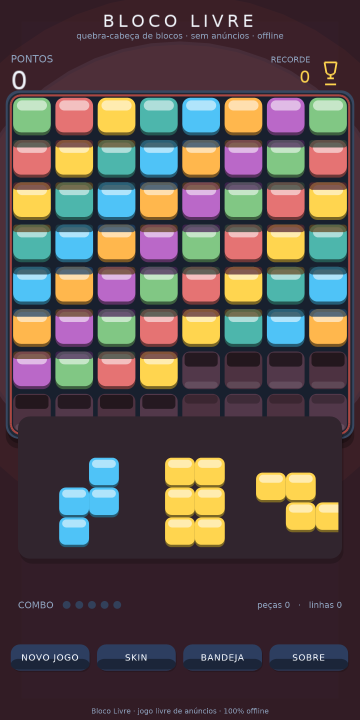
#> input picture screenshots/06_full.png, 720 x 1440 px, found by its file name (shown at 1/2 size)
$ python r6_danger.py
#> lines starting #> are read from the running program, lines starting #| are printed output that depends on the picture
### scripts/r6_forensics_lib.py
#!/usr/bin/env python3
"""R6 brutal art-director forensics: PIL-only pixel measurements (no rendering available)."""
import os, sys, math, json
from collections import Counter
from PIL import Image

R6 = '/home/z/my-project/critic_shots/r6'
R5 = '/home/z/my-project/critic_shots/r5'
CROPS = '/tmp/critic_crops_r6'
os.makedirs(CROPS, exist_ok=True)

def load(name, root=R6):
#> called with name = '06_full.png', root = '/home/z/my-project/critic_shots/r6'
    return Image.open(os.path.join(root, name)).convert('RGB')
#> returned value is the input picture: PIL image 720x1440 RGB; mean R, G, B 88.9, 77.7, 76.8

def px(im):
    return im.load()

def clamp(v): return max(0, min(255, v))

def lum(p): return 0.2126*p[0] + 0.7152*p[1] + 0.0722*p[2]

# [9 lines left out: function hue_deg, not called in this run]

def is_goldish(p, tol=42):
    r, g, b = p
    return r > 150 and g > 110 and b < 160 and r > b + 40 and g > b + 20 and abs(r - g) < 90

def is_cyanish(p):
    r, g, b = p
    return g > 120 and b > 120 and b > r + 40 and g > r + 30

def stats(im, box):
#> called with box = (20, 190, 696, 866)
    im2 = im.crop(box)
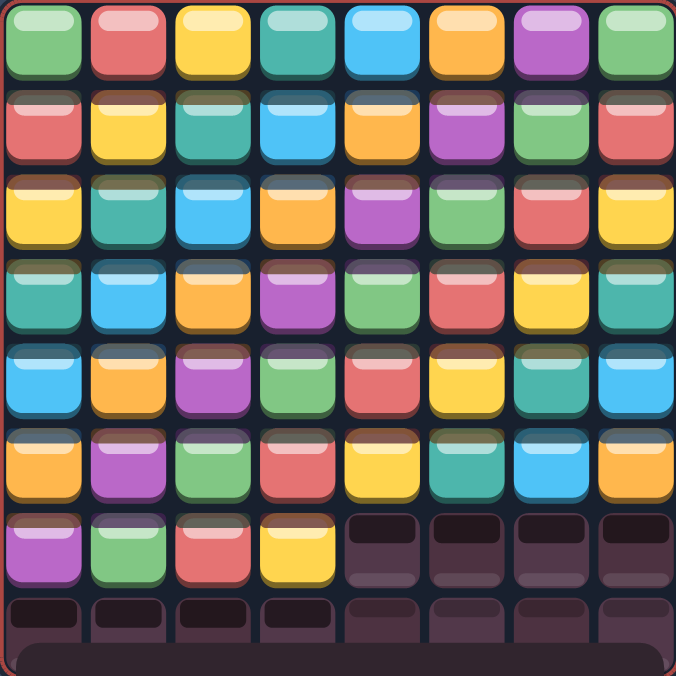
#> im2: PIL image 676x676 RGB; mean R, G, B 116, 111.3, 103.7
    w, h = im2.size
#> w = 676; h = 676
    data = list(im2.getdata())
#> data = 456976 items
    lums = [lum(p) for p in data]
#> lums = 456976 items
    n = len(lums)
#> n = 456976
    return {
        'box': box, 'n': n,
        'mean_lum': sum(lums)/n,
        'p10': sorted(lums)[int(n*0.1)],
        'p90': sorted(lums)[int(n*0.9)],
        'gold_px': sum(1 for p in data if is_goldish(p)),
        'cyan_px': sum(1 for p in data if is_cyanish(p)),
        'warm_px': sum(1 for p in data if p[0] > p[2] + 25),
        'cool_px': sum(1 for p in data if p[2] > p[0] + 25),
        'top_colors': Counter(data).most_common(6),
    }

# [39 lines left out: functions col_profile, scanline_lum, occupancy_grid, not called in this run]

def dump_json(obj, path):
    with open(path, 'w') as f:
        json.dump(obj, f, indent=1, default=str)

# [7 lines that do not run on import are left out]

### scripts/r6_danger.py
#!/usr/bin/env python3
"""Danger state: 06_full.png full-strength check.
Claims: hot veil OVER the board alpha 70*k (k=1 at 81%), bg wash + glow behind,
wells warm in full 32%, warm/cool edges 391/930, bg navy-blue.
Also compare vs r5 06_full (should be weaker).
"""
import sys
sys.path.insert(0, '/home/z/my-project/scripts')
from r6_forensics_lib import *

for root, name, tag in [(R6, '06_full.png', 'R6 full'), (R5, '06_full.png', 'R5 full')]:
    im = load(name, root)
    print('====', tag, '====')
    # board zone
#> (the run stopped early here; a loop or call above may not have finished)
